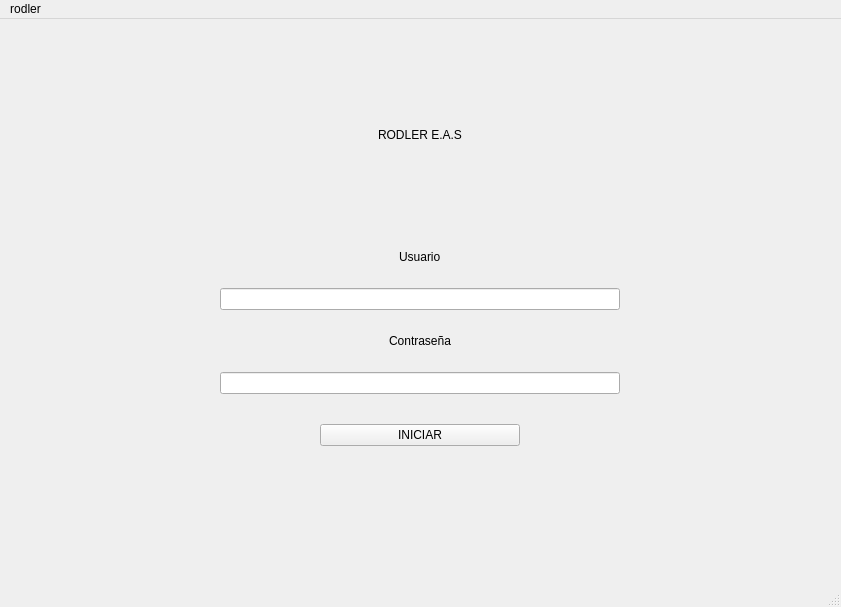
<?xml version="1.0" encoding="UTF-8"?>
<ui version="4.0">
 <class>MainWindow</class>
 <widget class="QMainWindow" name="MainWindow">
  <property name="geometry">
   <rect>
    <x>0</x>
    <y>0</y>
    <width>841</width>
    <height>607</height>
   </rect>
  </property>
  <property name="windowTitle">
   <string>MainWindow</string>
  </property>
  <widget class="QWidget" name="centralwidget">
   <layout class="QVBoxLayout" name="verticalLayout_3">
    <item>
     <widget class="QWidget" name="verticalWidget_2" native="true">
      <layout class="QVBoxLayout" name="verticalLayout_2">
       <property name="spacing">
        <number>0</number>
       </property>
       <property name="leftMargin">
        <number>0</number>
       </property>
       <property name="topMargin">
        <number>0</number>
       </property>
       <property name="rightMargin">
        <number>0</number>
       </property>
       <property name="bottomMargin">
        <number>0</number>
       </property>
       <item>
        <widget class="QWidget" name="widget" native="true">
         <property name="maximumSize">
          <size>
           <width>16777215</width>
           <height>200</height>
          </size>
         </property>
         <layout class="QHBoxLayout" name="horizontalLayout_3">
          <property name="spacing">
           <number>0</number>
          </property>
          <property name="leftMargin">
           <number>0</number>
          </property>
          <property name="topMargin">
           <number>0</number>
          </property>
          <property name="rightMargin">
           <number>0</number>
          </property>
          <property name="bottomMargin">
           <number>0</number>
          </property>
          <item alignment="Qt::AlignmentFlag::AlignHCenter">
           <widget class="QLabel" name="labelHead">
            <property name="styleSheet">
             <string notr="true">font: 68pt &quot;Script&quot;;
font: 72pt &quot;Rockwell&quot;;</string>
            </property>
            <property name="text">
             <string>RODLER E.A.S</string>
            </property>
           </widget>
          </item>
         </layout>
        </widget>
       </item>
       <item alignment="Qt::AlignmentFlag::AlignHCenter">
        <widget class="QLabel" name="LabelUsuario">
         <property name="maximumSize">
          <size>
           <width>16777215</width>
           <height>30</height>
          </size>
         </property>
         <property name="text">
          <string>Usuario</string>
         </property>
        </widget>
       </item>
       <item>
        <widget class="QWidget" name="widget" native="true">
         <property name="maximumSize">
          <size>
           <width>16777215</width>
           <height>40</height>
          </size>
         </property>
         <layout class="QHBoxLayout" name="horizontalLayout_2">
          <property name="spacing">
           <number>0</number>
          </property>
          <property name="leftMargin">
           <number>0</number>
          </property>
          <property name="topMargin">
           <number>0</number>
          </property>
          <property name="rightMargin">
           <number>0</number>
          </property>
          <property name="bottomMargin">
           <number>0</number>
          </property>
          <item>
           <widget class="QLineEdit" name="LineEditUsuario">
            <property name="maximumSize">
             <size>
              <width>400</width>
              <height>16777215</height>
             </size>
            </property>
           </widget>
          </item>
         </layout>
        </widget>
       </item>
       <item alignment="Qt::AlignmentFlag::AlignHCenter">
        <widget class="QLabel" name="LabelContrasena">
         <property name="maximumSize">
          <size>
           <width>16777215</width>
           <height>30</height>
          </size>
         </property>
         <property name="text">
          <string>Contraseña</string>
         </property>
        </widget>
       </item>
       <item>
        <widget class="QWidget" name="widget_3" native="true">
         <property name="maximumSize">
          <size>
           <width>16777215</width>
           <height>40</height>
          </size>
         </property>
         <layout class="QHBoxLayout" name="horizontalLayout_6">
          <property name="leftMargin">
           <number>0</number>
          </property>
          <property name="topMargin">
           <number>0</number>
          </property>
          <property name="rightMargin">
           <number>0</number>
          </property>
          <property name="bottomMargin">
           <number>0</number>
          </property>
          <item>
           <widget class="QLineEdit" name="lineEditContrasena">
            <property name="maximumSize">
             <size>
              <width>400</width>
              <height>16777215</height>
             </size>
            </property>
           </widget>
          </item>
         </layout>
        </widget>
       </item>
       <item>
        <widget class="QWidget" name="widget" native="true">
         <property name="maximumSize">
          <size>
           <width>16777215</width>
           <height>50</height>
          </size>
         </property>
         <layout class="QHBoxLayout" name="horizontalLayout">
          <item>
           <widget class="QPushButton" name="BotonIniciarSesion">
            <property name="maximumSize">
             <size>
              <width>200</width>
              <height>16777215</height>
             </size>
            </property>
            <property name="text">
             <string>INICIAR</string>
            </property>
           </widget>
          </item>
         </layout>
        </widget>
       </item>
       <item>
        <widget class="QWidget" name="widget" native="true">
         <property name="maximumSize">
          <size>
           <width>16777215</width>
           <height>100</height>
          </size>
         </property>
        </widget>
       </item>
      </layout>
     </widget>
    </item>
   </layout>
  </widget>
  <widget class="QMenuBar" name="menubar">
   <property name="geometry">
    <rect>
     <x>0</x>
     <y>0</y>
     <width>841</width>
     <height>33</height>
    </rect>
   </property>
   <widget class="QMenu" name="menurodler">
    <property name="title">
     <string>rodler</string>
    </property>
   </widget>
   <addaction name="menurodler"/>
  </widget>
  <widget class="QStatusBar" name="statusbar"/>
 </widget>
 <resources/>
 <connections/>
</ui>
